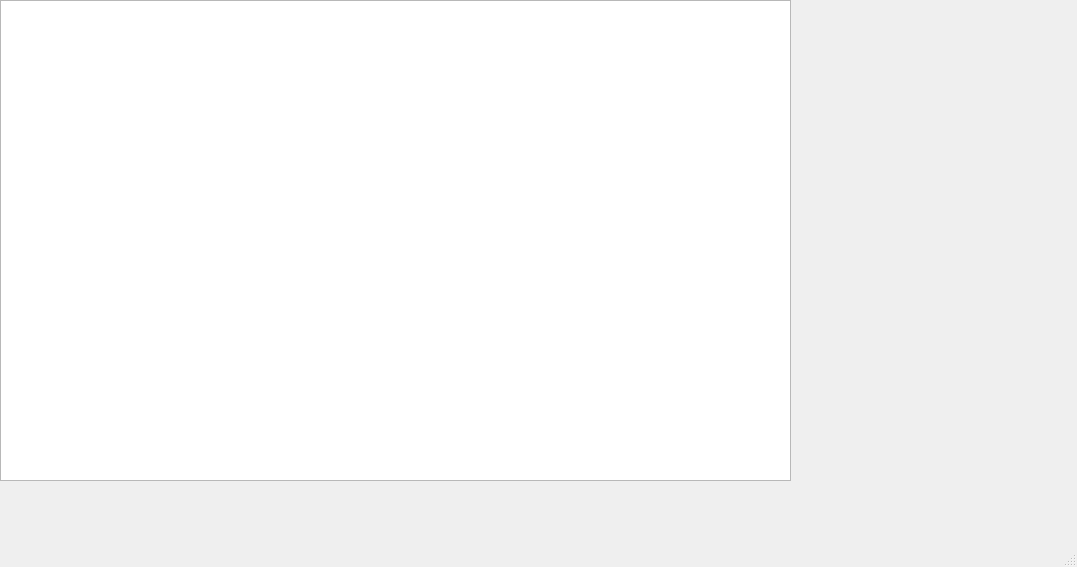
<?xml version="1.0" encoding="UTF-8"?>
<ui version="4.0">
 <class>MainWindow</class>
 <widget class="QMainWindow" name="MainWindow">
  <property name="geometry">
   <rect>
    <x>0</x>
    <y>0</y>
    <width>1077</width>
    <height>567</height>
   </rect>
  </property>
  <property name="windowTitle">
   <string>MainWindow</string>
  </property>
  <widget class="QWidget" name="centralwidget">
   <widget class="QGraphicsView" name="graphicsView">
    <property name="enabled">
     <bool>true</bool>
    </property>
    <property name="geometry">
     <rect>
      <x>0</x>
      <y>0</y>
      <width>791</width>
      <height>481</height>
     </rect>
    </property>
   </widget>
  </widget>
  <widget class="QMenuBar" name="menubar">
   <property name="geometry">
    <rect>
     <x>0</x>
     <y>0</y>
     <width>1077</width>
     <height>26</height>
    </rect>
   </property>
  </widget>
  <widget class="QStatusBar" name="statusbar"/>
 </widget>
 <resources/>
 <connections/>
</ui>
